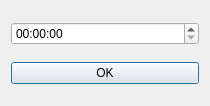
<?xml version="1.0" encoding="UTF-8"?>
<ui version="4.0">
 <class>CWidgetAutoSave</class>
 <widget class="QDialog" name="CWidgetAutoSave">
  <property name="geometry">
   <rect>
    <x>0</x>
    <y>0</y>
    <width>210</width>
    <height>106</height>
   </rect>
  </property>
  <property name="windowTitle">
   <string>Set auto timer</string>
  </property>
  <property name="windowIcon">
   <iconset resource="MainFrame.qrc">
    <normaloff>:/MainFrame/Resources/WorldEditor.png</normaloff>:/MainFrame/Resources/WorldEditor.png</iconset>
  </property>
  <layout class="QVBoxLayout" name="verticalLayout">
   <item>
    <layout class="QHBoxLayout" name="horizontalLayout_2">
     <item>
      <widget class="QTimeEdit" name="timeAutoSave"/>
     </item>
    </layout>
   </item>
   <item>
    <layout class="QHBoxLayout" name="horizontalLayout">
     <item>
      <widget class="QPushButton" name="btnOk">
       <property name="text">
        <string>OK</string>
       </property>
      </widget>
     </item>
    </layout>
   </item>
  </layout>
 </widget>
 <layoutdefault spacing="6" margin="11"/>
 <resources>
  <include location="MainFrame.qrc"/>
 </resources>
 <connections/>
</ui>
